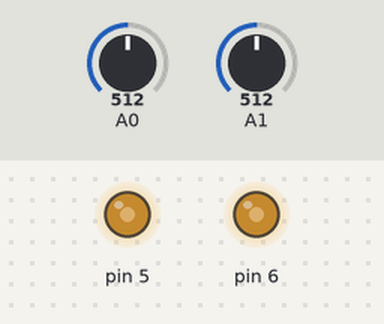
Bench run of a sketch on a simulated Arduino Uno, built with avr-gcc and run on an emulated ATmega328P. Shown: output pins drawn as LEDs (lit = HIGH). The test bench sets the inputs (shaded band); at power-on: A0 = 512, A1 = 512.

Above: at 1.2 s.
1.3 s: A0 set to 716
At 1.6 s:
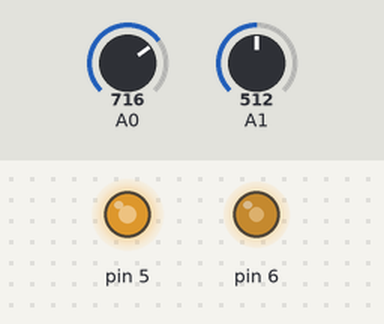
2.8 s: A1 set to 716
At 3.1 s:
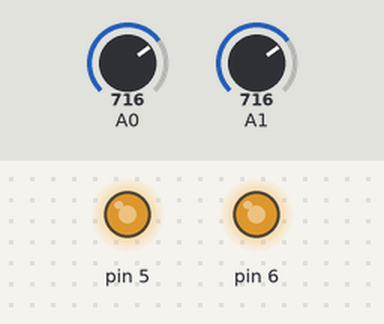
4.3 s: A0 set to 900
At 4.6 s:
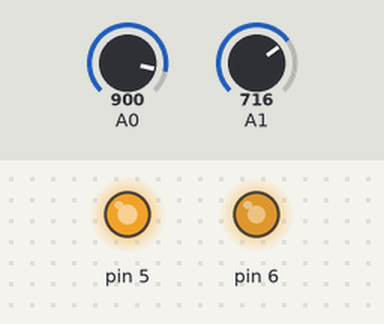
5.8 s: A1 set to 900
At 6.1 s:
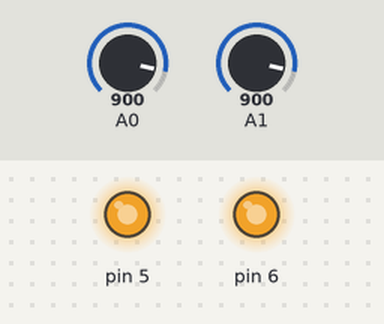
7.3 s: A0 set to 511
At 7.6 s:
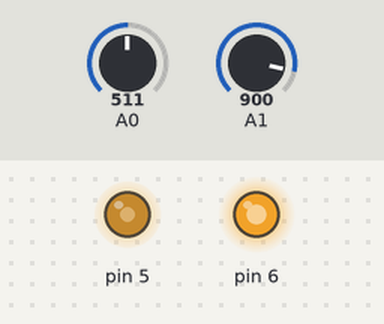
8.8 s: A1 set to 122
At 9.7 s:
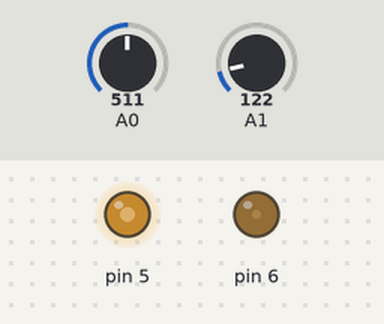
Timing chart, 0 to 11.3 s (numbered marks = the images above; inputs shaded):
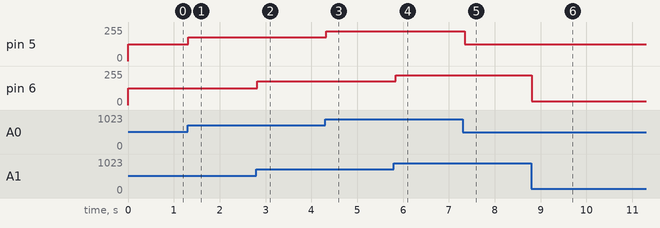

Measured:
- after the input at 1.3 s, pin 5: 127/255 → 178/255 at once
- after the input at 2.8 s, pin 6: 127/255 → 178/255 at once
- after the input at 4.3 s, pin 5: 178/255 → 224/255 at once
- after the input at 5.8 s, pin 6: 178/255 → 224/255 at once
- after the input at 7.3 s, pin 5: 224/255 → 127/255 after 0.05 s
- after the input at 8.8 s, pin 6: 224/255 → 30/255 at once

The sketch:

singleTransistor.ino
```cpp
void setup() {
  // put your setup code here, to run once:
  pinMode(5, OUTPUT);
  pinMode(6, OUTPUT);
}

void loop() {
  // put your main code here, to run repeatedly:
  int leftReading = analogRead(A0);
  int leftPower = map(leftReading, 0, 1023, 0, 255);

  analogWrite(5, leftPower);

  int rightReading = analogRead(A1);
  int rightPower = map(rightReading, 0, 1023, 0, 255);

  analogWrite(6, rightPower);

  delay(50);


}
```
